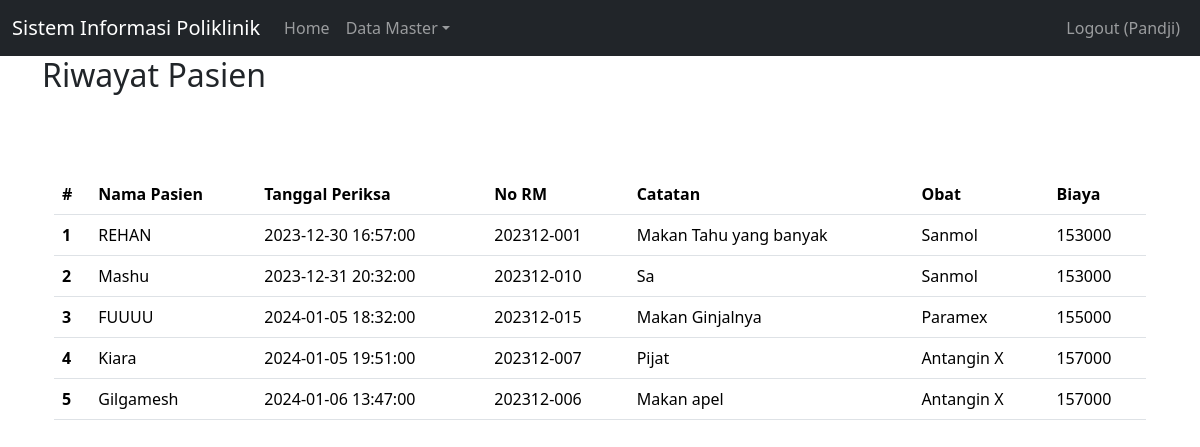
/index.php?page=pasien (signed in), run on the app's committed database.
### tables this page shows
CREATE TABLE `pasien` (
  `id` int(11) NOT NULL,
  `nama` varchar(255) NOT NULL,
  `alamat` varchar(255) NOT NULL,
  `no_ktp` varchar(255) NOT NULL,
  `no_hp` varchar(50) NOT NULL,
  `no_rm` varchar(25) NOT NULL
);

CREATE TABLE `periksa` (
  `id` int(11) NOT NULL,
  `id_daftar_poli` int(11) NOT NULL,
  `tgl_periksa` datetime NOT NULL,
  `catatan` text NOT NULL,
  `biaya_periksa` int(11) NOT NULL
);

CREATE TABLE `obat` (
  `id` int(11) NOT NULL,
  `nama_obat` varchar(50) NOT NULL,
  `kemasan` varchar(35) NOT NULL,
  `harga` int(11) NOT NULL
);

### pasien.php (the view, shortened to what this page needs)
<h2>Riwayat Pasien</h2>
<br>
<div class="container">
    <br>
    <br>
    <table class="table table-hover">
        <thead>
            <tr>
                <th scope="col">#</th>
                <th scope="col">Nama Pasien</th>
                <th scope="col">Tanggal Periksa</th>
                <th scope="col">No RM</th>
                <th scope="col">Catatan</th>
                <th scope="col">Obat</th>
                <th scope="col">Biaya</th>
            </tr>
        </thead>
        <tbody>
            <?php
            $result = mysqli_query($mysqli, "SELECT ps.nama, ps.no_rm, pr.tgl_periksa, pr.catatan, o.nama_obat, pr.biaya_periksa FROM pasien AS ps
                                                JOIN daftar_poli AS dp ON ps.id = dp.id_pasien
                                                JOIN periksa AS pr ON dp.id = pr.id_daftar_poli
                                                JOIN detail_periksa AS dep ON pr.id = dep.id_periksa
                                                JOIN obat AS o ON dep.id_obat = o.id
                                                JOIN jadwal_periksa AS jp ON dp.id_jadwal = jp.id
                                                JOIN dokter AS dok ON jp.id_dokter = dok.id
                                                WHERE jp.id_dokter IN (SELECT id FROM dokter WHERE id =  '".$_SESSION['id_dokter']."')
                                            ");
            $no = 1;
            while ($data = mysqli_fetch_array($result)) {
            ?>
                <tr>
                    <th scope="row"><?php echo $no++ ?></th>
                    <td><?php echo $data['nama'] ?></td>
                    <td><?php echo $data['tgl_periksa'] ?></td>
                    <td><?php echo $data['no_rm'] ?></td>
                    <td><?php echo $data['catatan'] ?></td>
                    <td><?php echo $data['nama_obat'] ?></td>
                    <td><?php echo $data['biaya_periksa'] ?></td>
                </tr>
            <?php
            }
            ?>
        </tbody>
    </table>

### data on the page
pasien: nama "REHAN", periksa.tgl_periksa "2023-12-30 16:57:00", no_rm "202312-001", periksa.catatan "Makan Tahu yang banyak", obat.nama_obat "Sanmol", periksa.biaya_periksa "153000"
pasien: nama "Mashu", periksa.tgl_periksa "2023-12-31 20:32:00", no_rm "202312-010", periksa.catatan "Sa", obat.nama_obat "Sanmol", periksa.biaya_periksa "153000"
pasien: nama "FUUUU", periksa.tgl_periksa "2024-01-05 18:32:00", no_rm "202312-015", periksa.catatan "Makan Ginjalnya", obat.nama_obat "Paramex", periksa.biaya_periksa "155000"
pasien: nama "Kiara", periksa.tgl_periksa "2024-01-05 19:51:00", no_rm "202312-007", periksa.catatan "Pijat", obat.nama_obat "Antangin X", periksa.biaya_periksa "157000"
pasien: nama "Gilgamesh", periksa.tgl_periksa "2024-01-06 13:47:00", no_rm "202312-006", periksa.catatan "Makan apel", obat.nama_obat "Antangin X", periksa.biaya_periksa "157000"

### other printed values
$_SESSION['name'] "Pandji"
